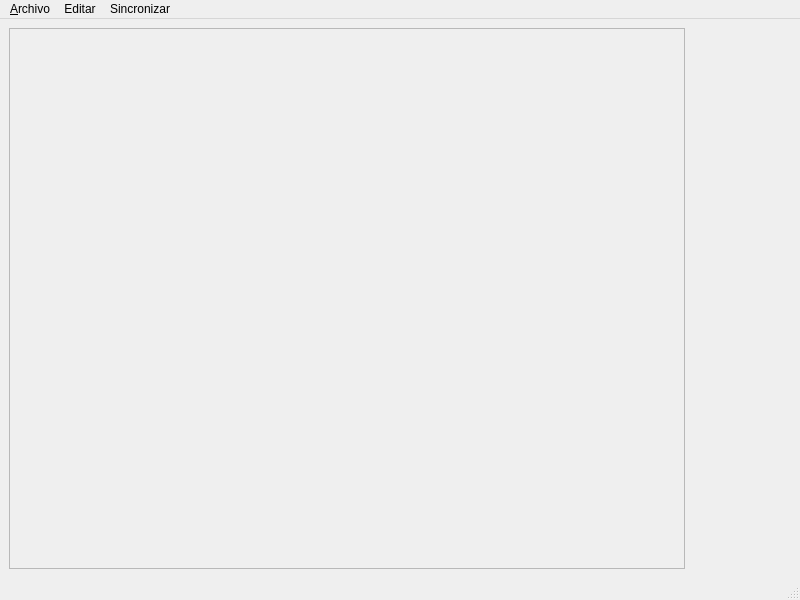
<?xml version="1.0" encoding="UTF-8"?>
<ui version="4.0">
 <class>mainApp</class>
 <widget class="QMainWindow" name="mainApp">
  <property name="geometry">
   <rect>
    <x>0</x>
    <y>0</y>
    <width>800</width>
    <height>600</height>
   </rect>
  </property>
  <property name="windowTitle">
   <string>Procesos Judiciales</string>
  </property>
  <widget class="QWidget" name="centralwidget">
   <layout class="QGridLayout" name="gridLayout">
    <item row="0" column="1">
     <widget class="QLabel" name="label">
      <property name="minimumSize">
       <size>
        <width>100</width>
        <height>0</height>
       </size>
      </property>
      <property name="frameShape">
       <enum>QFrame::NoFrame</enum>
      </property>
      <property name="frameShadow">
       <enum>QFrame::Plain</enum>
      </property>
      <property name="text">
       <string/>
      </property>
     </widget>
    </item>
    <item row="0" column="0">
     <widget class="QScrollArea" name="scrollArea">
      <property name="widgetResizable">
       <bool>true</bool>
      </property>
      <widget class="QWidget" name="scrollAreaWidgetContents">
       <property name="geometry">
        <rect>
         <x>0</x>
         <y>0</y>
         <width>664</width>
         <height>531</height>
        </rect>
       </property>
      </widget>
     </widget>
    </item>
   </layout>
  </widget>
  <widget class="QMenuBar" name="menubar">
   <property name="geometry">
    <rect>
     <x>0</x>
     <y>0</y>
     <width>800</width>
     <height>22</height>
    </rect>
   </property>
   <widget class="QMenu" name="menu_Archivo">
    <property name="title">
     <string>&amp;Archivo</string>
    </property>
    <widget class="QMenu" name="menu_Nuevo">
     <property name="title">
      <string>&amp;Nuevo</string>
     </property>
     <widget class="QMenu" name="menuCampo_Personalizado">
      <property name="title">
       <string>Campo Personalizado</string>
      </property>
      <addaction name="actionNuevoCampo_Proceso"/>
      <addaction name="actionNuevoCampo_Plantilla"/>
      <addaction name="actionNuevoCampo_Demandante"/>
      <addaction name="actionNuevoCampo_Demandado"/>
      <addaction name="actionNuevoCampo_Juzgado"/>
      <addaction name="actionNuevoCampo_Actuacion"/>
     </widget>
     <addaction name="actionNuevoProceso"/>
     <addaction name="actionNuevaPlantilla"/>
     <addaction name="actionNuevoDemandante"/>
     <addaction name="actionNuevoDemandado"/>
     <addaction name="actionNuevoJuzgado"/>
     <addaction name="actionNuevaActuacion"/>
     <addaction name="actionNuevaCategoria"/>
     <addaction name="menuCampo_Personalizado"/>
     <addaction name="actionNuevoProceso_a_partir_de_Plantilla"/>
    </widget>
    <widget class="QMenu" name="menuExportar">
     <property name="title">
      <string>Exportar</string>
     </property>
     <addaction name="actionArchivo_CSV"/>
     <addaction name="actionArchivo_de_Copia_de_Seguridad"/>
    </widget>
    <addaction name="menu_Nuevo"/>
    <addaction name="actionImprimir"/>
    <addaction name="menuExportar"/>
    <addaction name="actionImportar"/>
   </widget>
   <widget class="QMenu" name="menuEditar">
    <property name="title">
     <string>Editar</string>
    </property>
   </widget>
   <widget class="QMenu" name="menuSincronizar">
    <property name="title">
     <string>Sincronizar</string>
    </property>
   </widget>
   <addaction name="menu_Archivo"/>
   <addaction name="menuEditar"/>
   <addaction name="menuSincronizar"/>
  </widget>
  <widget class="QStatusBar" name="statusbar"/>
  <action name="actionNuevoProceso">
   <property name="text">
    <string>Proceso</string>
   </property>
  </action>
  <action name="actionNuevaPlantilla">
   <property name="text">
    <string>Plantilla</string>
   </property>
  </action>
  <action name="actionNuevoDemandante">
   <property name="text">
    <string>Demandante</string>
   </property>
  </action>
  <action name="actionNuevoDemandado">
   <property name="text">
    <string>Demandado</string>
   </property>
  </action>
  <action name="actionNuevoJuzgado">
   <property name="text">
    <string>Juzgado</string>
   </property>
  </action>
  <action name="actionNuevaActuacion">
   <property name="text">
    <string>Actuación</string>
   </property>
  </action>
  <action name="actionNuevaCategoria">
   <property name="text">
    <string>Categoría</string>
   </property>
  </action>
  <action name="actionNuevoCampo_Proceso">
   <property name="text">
    <string>Campo Proceso</string>
   </property>
  </action>
  <action name="actionNuevoCampo_Plantilla">
   <property name="text">
    <string>Campo Plantilla</string>
   </property>
   <property name="toolTip">
    <string>Nuevo Campo Plantilla</string>
   </property>
  </action>
  <action name="actionNuevoCampo_Demandante">
   <property name="text">
    <string>Campo Demandante</string>
   </property>
   <property name="toolTip">
    <string>Nuevo Campo Demandante</string>
   </property>
  </action>
  <action name="actionNuevoCampo_Demandado">
   <property name="text">
    <string>Campo Demandado</string>
   </property>
   <property name="toolTip">
    <string>Nuevo Campo Demandado</string>
   </property>
  </action>
  <action name="actionNuevoCampo_Juzgado">
   <property name="text">
    <string>Campo Juzgado</string>
   </property>
   <property name="toolTip">
    <string>Nuevo Campo Juzgado</string>
   </property>
  </action>
  <action name="actionNuevoCampo_Actuacion">
   <property name="text">
    <string>Campo Actuacion</string>
   </property>
   <property name="toolTip">
    <string>Nuevo Campo Actuacion</string>
   </property>
  </action>
  <action name="actionImprimir">
   <property name="text">
    <string>Imprimir</string>
   </property>
   <property name="shortcut">
    <string>Meta+P, Ctrl+P</string>
   </property>
  </action>
  <action name="actionImportar">
   <property name="text">
    <string>Importar</string>
   </property>
   <property name="shortcut">
    <string>Meta+I, Ctrl+I</string>
   </property>
  </action>
  <action name="actionNuevoProceso_a_partir_de_Plantilla">
   <property name="text">
    <string>Proceso a partir de Plantilla</string>
   </property>
  </action>
  <action name="actionArchivo_CSV">
   <property name="text">
    <string>Archivo CSV</string>
   </property>
  </action>
  <action name="actionArchivo_de_Copia_de_Seguridad">
   <property name="text">
    <string>Archivo de Copia de Seguridad</string>
   </property>
  </action>
 </widget>
 <resources/>
 <connections/>
</ui>
